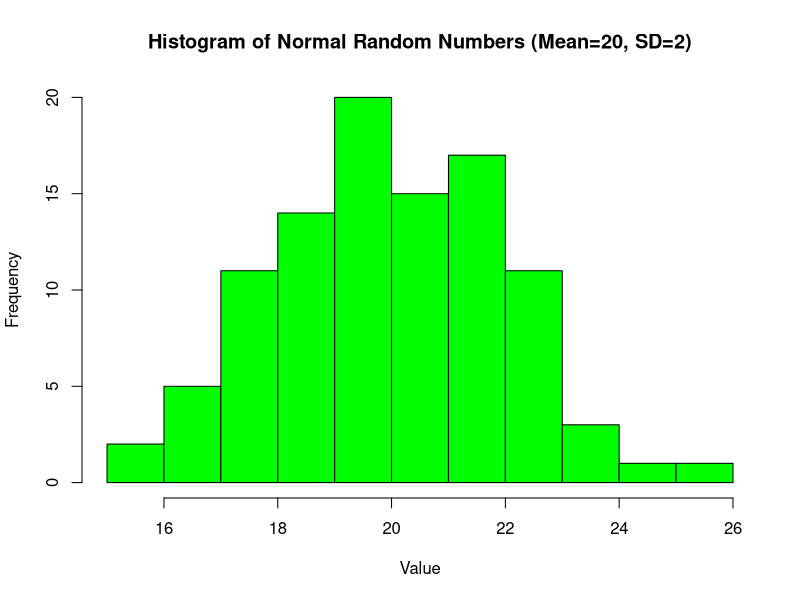

Here is the R script that generated this plot:
# Purpose: Simulate 100 standard normal numbers
# Author: Vignesh Kumar Venkateshwar
# Date: October 21, 2023

# Simulate 100 standard normal random numbers
# set.seed(12)
# data_std_normal <- rnorm(100, mean = 0, sd = 1)
# 
# # Create a histogram
# hist(data_std_normal, main = "Histogram of Standard Normal Random Numbers", xlab = "Value", ylab = "Frequency", col = "orange")


# Simulate 100 normal random numbers with mean 20 and standard deviation 2
set.seed(34)
data_mn_20_sd_2 <- rnorm(100, mean = 20, sd = 2)

# Create a histogram
hist(data_mn_20_sd_2, main = "Histogram of Normal Random Numbers (Mean=20, SD=2)", xlab = "Value", ylab = "Frequency", col = "green")
